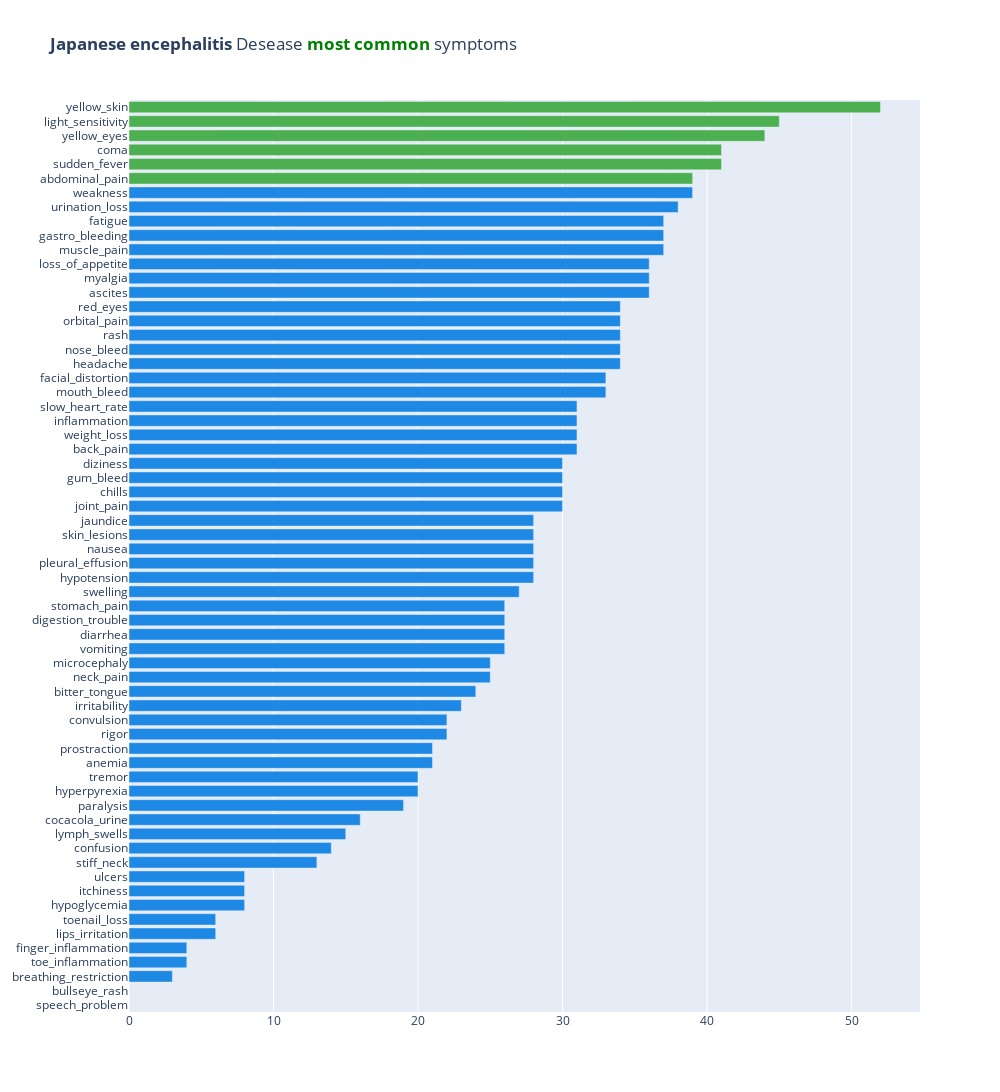

The notebook cell saved with this chart:
### Code cell
figure = show_sums_plot(2)
figure.show()

### Figure 1 — Plotly figure (JSON) as saved in the notebook; plotly's stock layout.template omitted (floating-point values rounded to 4 significant figures)
{"data": [{"marker": {"color": ["#1E88E5", "#1E88E5", "#1E88E5", "#1E88E5", "#1E88E5", "#1E88E5", "#1E88E5", "#1E88E5", "#1E88E5", "#1E88E5", "#1E88E5", "#1E88E5", "#1E88E5", "#1E88E5", "#1E88E5", "#1E88E5", "#1E88E5", "#1E88E5", "#1E88E5", "#1E88E5", "#1E88E5", "#1E88E5", "#1E88E5", "#1E88E5", "#1E88E5", "#1E88E5", "#1E88E5", "#1E88E5", "#1E88E5", "#1E88E5", "#1E88E5", "#1E88E5", "#1E88E5", "#1E88E5", "#1E88E5", "#1E88E5", "#1E88E5", "#1E88E5", "#1E88E5", "#1E88E5", "#1E88E5", "#1E88E5", "#1E88E5", "#1E88E5", "#1E88E5", "#1E88E5", "#1E88E5", "#1E88E5", "#1E88E5", "#1E88E5", "#1E88E5", "#1E88E5", "#1E88E5", "#1E88E5", "#1E88E5", "#1E88E5", "#1E88E5", "#1E88E5", "#4CAF50", "#4CAF50", "#4CAF50", "#4CAF50", "#4CAF50", "#4CAF50"]}, "orientation": "h", "type": "bar", "x": [0, 0, 3, 4, 4, 6, 6, 8, 8, 8, 13, 14, 15, 16, 19, 20, 20, 21, 21, 22, 22, 23, 24, 25, 25, 26, 26, 26, 26, 27, 28, 28, 28, 28, 28, 30, 30, 30, 30, 31, 31, 31, 31, 33, 33, 34, 34, 34, 34, 34, 36, 36, 36, 37, 37, 37, 38, 39, 39, 41, 41, 44, 45, 52], "y": ["speech_problem", "bullseye_rash", "breathing_restriction", "toe_inflammation", "finger_inflammation", "lips_irritation", "toenail_loss", "hypoglycemia", "itchiness", "ulcers", "stiff_neck", "confusion", "lymph_swells", "cocacola_urine", "paralysis", "hyperpyrexia", "tremor", "anemia", "prostraction", "rigor", "convulsion", "irritability", "bitter_tongue", "neck_pain", "microcephaly", "vomiting", "diarrhea", "digestion_trouble", "stomach_pain", "swelling", "hypotension", "pleural_effusion", "nausea", "skin_lesions", "jaundice", "joint_pain", "chills", "gum_bleed", "diziness", "back_pain", "weight_loss", "inflammation", "slow_heart_rate", "mouth_bleed", "facial_distortion", "headache", "nose_bleed", "rash", "orbital_pain", "red_eyes", "ascites", "myalgia", "loss_of_appetite", "muscle_pain", "gastro_bleeding", "fatigue", "urination_loss", "weakness", "abdominal_pain", "sudden_fever", "coma", "yellow_eyes", "light_sensitivity", "yellow_skin"]}], "layout": {"height": 1200, "title": {"text": "<b>Japanese encephalitis</b> Desease <b style='color:green'>most common</b> symptoms"}, "width": 1000}}
